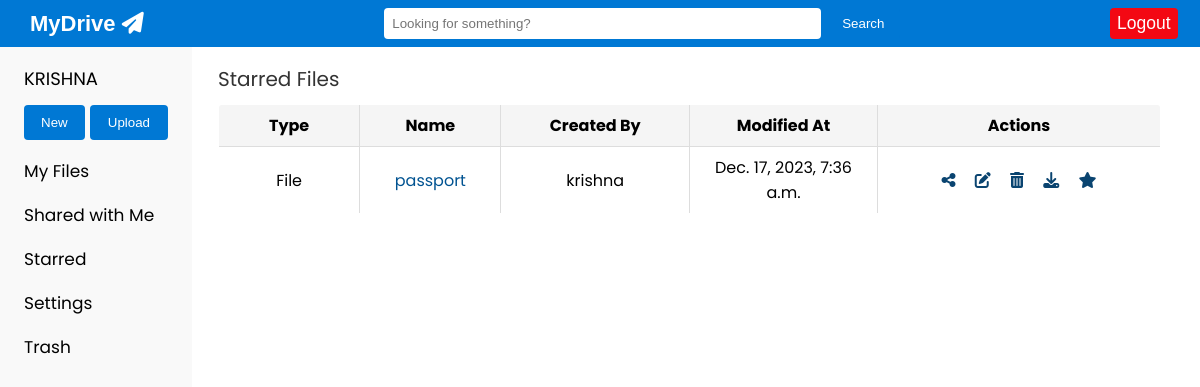
/starred/ (signed in), run on an earlier commit of the app's database.
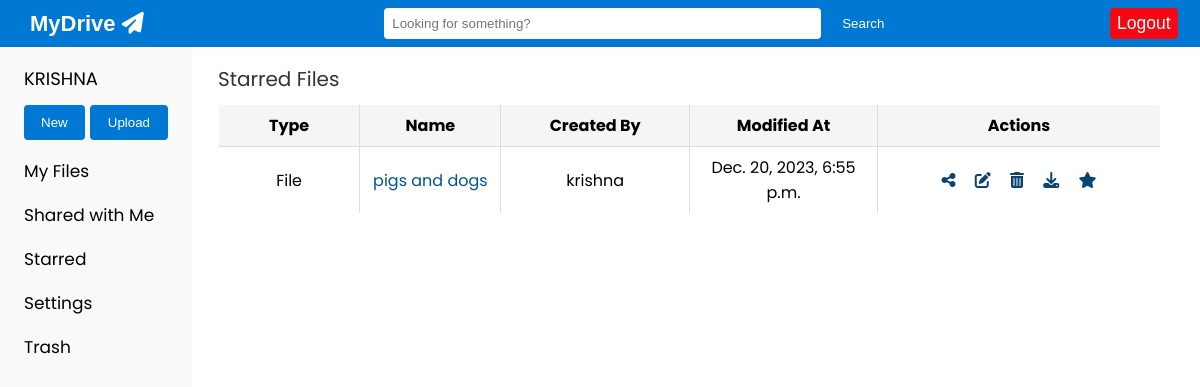
And on a later commit of the database.
### fileshare/models.py (models this page shows, shortened)
class File(models.Model):
    name = models.CharField(max_length=255)
    folder = models.ForeignKey(Folder, on_delete=models.CASCADE, null=True, blank=True)
    uploaded_by = models.ForeignKey(User, on_delete=models.CASCADE)
    uploaded_at = models.DateTimeField(auto_now_add=True)
    file = models.FileField(upload_to='uploads/')
    deleted = models.BooleanField(default=False)
    deleted_by = models.ForeignKey(User, on_delete=models.SET_NULL, null=True, blank=True, related_name='deleted_files')
    deleted_at = models.DateTimeField(null=True, blank=True)
    starred = models.BooleanField(default=False)

### fileshare/views.py (the view)
# urls.py: path('starred/', views.starred, name='starred'),
@login_required
def starred(request):
    starred_files = File.objects.filter(starred=True, folder__created_by=request.user, uploaded_by=request.user, deleted=False)
    starred_folders = Folder.objects.filter(starred=True, created_by=request.user, deleted=False)
    starred_root_files = File.objects.filter(folder=None, uploaded_by=request.user, starred=True, deleted=False)
    return render(request, 'fileshare/starred.html', {'starred_files': starred_files, 'starred_folders': starred_folders, 'starred_root_files': starred_root_files})

### fileshare/templates/fileshare/starred.html (shortened to what this page needs)
{% extends 'base.html' %}
{% block content %}
  <div class="content">
    <h2 style="font-weight: normal; margin-top: 52px;">Starred Files</h2>
    <br>
    <table>
      <thead>
        <tr>
          <th>Type</th>
          <th>Name</th>
          <th>Created By</th>
          <th>Modified At</th>
          <th>Actions</th>
        </tr>
      </thead>
      <tbody>
        {% for root_file in starred_root_files %}
        <tr>
          <td>File</td>
          <td><a href="{{ root_file.file.url }}" target="_blank" style="text-decoration: none; color: #015391;">{{ root_file.name }}</a></td>
          <td>{{ root_file.uploaded_by.username }}</td>
          <td>{{ root_file.uploaded_at }}</td>
          <td>
            <a href="{% url 'share' 'file' root_file.id %}"><i class="fas fa-share-alt" style="color: #0a4470;"></i></a>
            <a href="{% url 'rename_file' root_file.id %}"><i class="fas fa-edit" style="color: #0a4470;"></i></a>
            <a href="{% url 'delete_file' root_file.id %}"><i class="fas fa-trash-alt" style="color: #0a4470;"></i></a>
            <a href="{{ root_file.file.url }}" download><i class="fas fa-download" style="color: #0a4470;"></i></a>
            <a href="{% url 'untoggle_star' root_file.id %}">
              {% if root_file.starred %}
                <i class="fas fa-star" style="color: #0a4470;"></i>
              {% else %}
                <i class="far fa-star" style="color: #0a4470;"></i>
              {% endif %}
            </a>
          </td>
        </tr>
        {% endfor %}
      </tbody>
    </table>
  </div>
{% endblock %}

What changed in the data, as far as the page shows it:
no longer on this page (row edited): File: name "passport", uploaded_by.username "krishna", uploaded_at "Dec. 17, 2023, 7:36 a.m.", starred True (drawn)
now on this page (row edited): File: name "pigs and dogs", uploaded_by.username "krishna", uploaded_at "Dec. 20, 2023, 6:55 p.m.", starred True (drawn)
